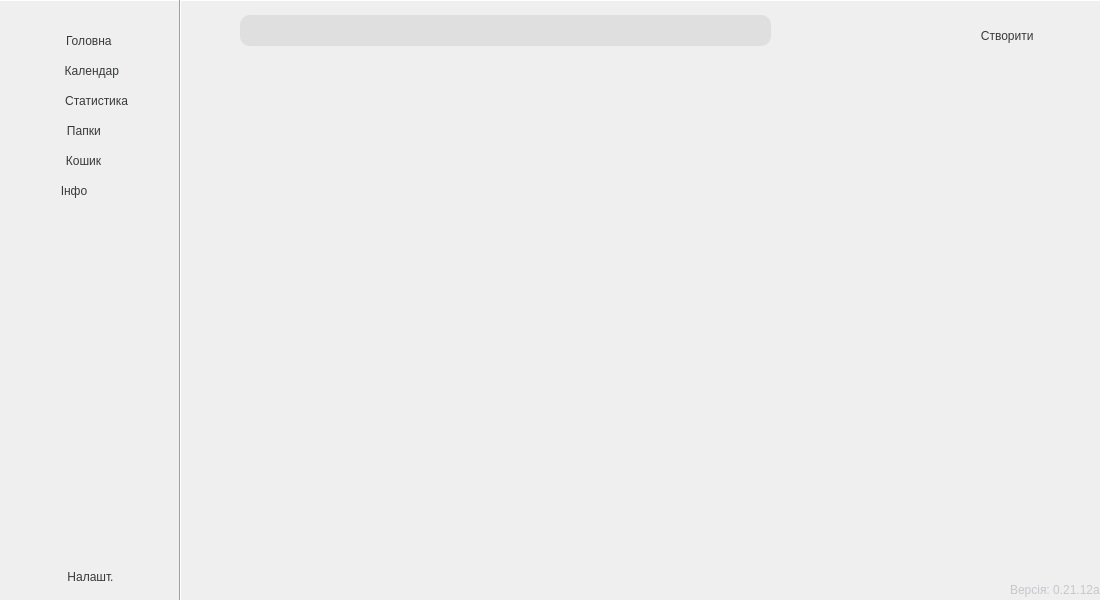
<?xml version="1.0" encoding="UTF-8"?>
<ui version="4.0">
 <class>MainWindow</class>
 <widget class="QMainWindow" name="MainWindow">
  <property name="geometry">
   <rect>
    <x>0</x>
    <y>0</y>
    <width>1100</width>
    <height>600</height>
   </rect>
  </property>
  <property name="windowTitle">
   <string>TaskFlow</string>
  </property>
  <property name="autoFillBackground">
   <bool>false</bool>
  </property>
  <property name="styleSheet">
   <string notr="true"/>
  </property>
  <widget class="QWidget" name="centralwidget">
   <widget class="Line" name="line">
    <property name="geometry">
     <rect>
      <x>-11</x>
      <y>-10</y>
      <width>2051</width>
      <height>21</height>
     </rect>
    </property>
    <property name="orientation">
     <enum>Qt::Horizontal</enum>
    </property>
   </widget>
   <widget class="Line" name="line_2">
    <property name="geometry">
     <rect>
      <x>170</x>
      <y>-20</y>
      <width>20</width>
      <height>1980</height>
     </rect>
    </property>
    <property name="orientation">
     <enum>Qt::Vertical</enum>
    </property>
   </widget>
   <widget class="QPushButton" name="homeButton">
    <property name="geometry">
     <rect>
      <x>0</x>
      <y>20</y>
      <width>171</width>
      <height>41</height>
     </rect>
    </property>
    <property name="toolTip">
     <string>&lt;html&gt;&lt;head/&gt;&lt;body&gt;&lt;p&gt;Головна&lt;/p&gt;&lt;/body&gt;&lt;/html&gt;</string>
    </property>
    <property name="whatsThis">
     <string>&lt;html&gt;&lt;head/&gt;&lt;body&gt;&lt;p&gt;&lt;br/&gt;&lt;/p&gt;&lt;/body&gt;&lt;/html&gt;</string>
    </property>
    <property name="styleSheet">
     <string notr="true">
border: none;
font: 18pt &quot;Britannic Bold&quot;;
color: rgb(56, 57, 58);</string>
    </property>
    <property name="text">
     <string>  Головна</string>
    </property>
    <property name="iconSize">
     <size>
      <width>18</width>
      <height>18</height>
     </size>
    </property>
   </widget>
   <widget class="QPushButton" name="calendarButton">
    <property name="geometry">
     <rect>
      <x>-2</x>
      <y>50</y>
      <width>171</width>
      <height>41</height>
     </rect>
    </property>
    <property name="styleSheet">
     <string notr="true">
border: none;
font: 18pt &quot;Britannic Bold&quot;;
color: rgb(56, 57, 58);</string>
    </property>
    <property name="text">
     <string>     Календар</string>
    </property>
   </widget>
   <widget class="QPushButton" name="foldersButton">
    <property name="geometry">
     <rect>
      <x>-10</x>
      <y>80</y>
      <width>190</width>
      <height>41</height>
     </rect>
    </property>
    <property name="styleSheet">
     <string notr="true">
border: none;
font: 18pt &quot;Britannic Bold&quot;;
color: rgb(56, 57, 58);</string>
    </property>
    <property name="text">
     <string>       Статистика</string>
    </property>
   </widget>
   <widget class="QPushButton" name="basketButton">
    <property name="geometry">
     <rect>
      <x>-2</x>
      <y>140</y>
      <width>171</width>
      <height>41</height>
     </rect>
    </property>
    <property name="styleSheet">
     <string notr="true">
border: none;
font: 18pt &quot;Britannic Bold&quot;;
color: rgb(56, 57, 58);</string>
    </property>
    <property name="text">
     <string>Кошик</string>
    </property>
   </widget>
   <widget class="QPushButton" name="CreatButton">
    <property name="geometry">
     <rect>
      <x>950</x>
      <y>10</y>
      <width>141</width>
      <height>51</height>
     </rect>
    </property>
    <property name="styleSheet">
     <string notr="true">QPushButton {
border: none;
font: 16pt &quot;Britannic Bold&quot;;
color: rgb(56, 57, 58);
}
QPushButton:hover {
	color: rgb(255, 85, 0);
}</string>
    </property>
    <property name="text">
     <string>Створити        </string>
    </property>
   </widget>
   <widget class="QLabel" name="creatImg">
    <property name="geometry">
     <rect>
      <x>1040</x>
      <y>10</y>
      <width>51</width>
      <height>51</height>
     </rect>
    </property>
    <property name="text">
     <string/>
    </property>
   </widget>
   <widget class="QLineEdit" name="searchLine">
    <property name="geometry">
     <rect>
      <x>240</x>
      <y>15</y>
      <width>531</width>
      <height>31</height>
     </rect>
    </property>
    <property name="styleSheet">
     <string notr="true">border-radius: 10px;
background-color: rgb(223, 223, 223);
border: none;
font: 15pt &quot;Britannic Bold&quot;;
color:rgb(113, 114, 116);</string>
    </property>
    <property name="text">
     <string/>
    </property>
   </widget>
   <widget class="QLabel" name="buttonImgH">
    <property name="geometry">
     <rect>
      <x>0</x>
      <y>15</y>
      <width>51</width>
      <height>51</height>
     </rect>
    </property>
    <property name="text">
     <string/>
    </property>
   </widget>
   <widget class="QLabel" name="buttonImgC">
    <property name="geometry">
     <rect>
      <x>0</x>
      <y>45</y>
      <width>51</width>
      <height>51</height>
     </rect>
    </property>
    <property name="text">
     <string/>
    </property>
   </widget>
   <widget class="QLabel" name="buttonImgSt">
    <property name="geometry">
     <rect>
      <x>0</x>
      <y>75</y>
      <width>51</width>
      <height>51</height>
     </rect>
    </property>
    <property name="text">
     <string/>
    </property>
   </widget>
   <widget class="QLabel" name="buttonImgB">
    <property name="geometry">
     <rect>
      <x>0</x>
      <y>135</y>
      <width>51</width>
      <height>51</height>
     </rect>
    </property>
    <property name="text">
     <string/>
    </property>
   </widget>
   <widget class="QLabel" name="ImgSearch">
    <property name="geometry">
     <rect>
      <x>180</x>
      <y>-40</y>
      <width>781</width>
      <height>141</height>
     </rect>
    </property>
    <property name="text">
     <string/>
    </property>
   </widget>
   <widget class="QLabel" name="buttonImgS">
    <property name="geometry">
     <rect>
      <x>2</x>
      <y>550</y>
      <width>51</width>
      <height>51</height>
     </rect>
    </property>
    <property name="text">
     <string/>
    </property>
   </widget>
   <widget class="QPushButton" name="settingsButton">
    <property name="geometry">
     <rect>
      <x>0</x>
      <y>556</y>
      <width>171</width>
      <height>41</height>
     </rect>
    </property>
    <property name="styleSheet">
     <string notr="true">
border: none;
font: 18pt &quot;Britannic Bold&quot;;
color: rgb(56, 57, 58);</string>
    </property>
    <property name="text">
     <string>   Налашт.</string>
    </property>
   </widget>
   <widget class="QLabel" name="buttonImgS_a">
    <property name="geometry">
     <rect>
      <x>2</x>
      <y>550</y>
      <width>51</width>
      <height>51</height>
     </rect>
    </property>
    <property name="text">
     <string/>
    </property>
   </widget>
   <widget class="QLabel" name="buttonImgB_a">
    <property name="geometry">
     <rect>
      <x>0</x>
      <y>135</y>
      <width>51</width>
      <height>51</height>
     </rect>
    </property>
    <property name="text">
     <string/>
    </property>
   </widget>
   <widget class="QLabel" name="buttonImgC_a">
    <property name="geometry">
     <rect>
      <x>0</x>
      <y>45</y>
      <width>51</width>
      <height>51</height>
     </rect>
    </property>
    <property name="text">
     <string/>
    </property>
   </widget>
   <widget class="QLabel" name="buttonImgSt_a">
    <property name="geometry">
     <rect>
      <x>0</x>
      <y>75</y>
      <width>51</width>
      <height>51</height>
     </rect>
    </property>
    <property name="text">
     <string/>
    </property>
   </widget>
   <widget class="QLabel" name="label">
    <property name="geometry">
     <rect>
      <x>1010</x>
      <y>580</y>
      <width>91</width>
      <height>20</height>
     </rect>
    </property>
    <property name="styleSheet">
     <string notr="true">color: rgb(197, 199, 203)</string>
    </property>
    <property name="text">
     <string>Версія: 0.21.12a</string>
    </property>
   </widget>
   <widget class="QPushButton" name="infoButton">
    <property name="geometry">
     <rect>
      <x>-20</x>
      <y>170</y>
      <width>188</width>
      <height>41</height>
     </rect>
    </property>
    <property name="styleSheet">
     <string notr="true">
border: none;
font: 18pt &quot;Britannic Bold&quot;;
color: rgb(56, 57, 58);</string>
    </property>
    <property name="text">
     <string>Інфо</string>
    </property>
   </widget>
   <widget class="QLabel" name="buttonImgI">
    <property name="geometry">
     <rect>
      <x>0</x>
      <y>165</y>
      <width>51</width>
      <height>51</height>
     </rect>
    </property>
    <property name="text">
     <string/>
    </property>
   </widget>
   <widget class="QLabel" name="buttonImgI_a">
    <property name="geometry">
     <rect>
      <x>0</x>
      <y>165</y>
      <width>51</width>
      <height>51</height>
     </rect>
    </property>
    <property name="text">
     <string/>
    </property>
   </widget>
   <widget class="QPushButton" name="foldButton">
    <property name="geometry">
     <rect>
      <x>-10</x>
      <y>110</y>
      <width>191</width>
      <height>41</height>
     </rect>
    </property>
    <property name="styleSheet">
     <string notr="true">
border: none;
font: 18pt &quot;Britannic Bold&quot;;
color: rgb(56, 57, 58);</string>
    </property>
    <property name="text">
     <string>Папки </string>
    </property>
   </widget>
   <widget class="QLabel" name="buttonImgF">
    <property name="geometry">
     <rect>
      <x>0</x>
      <y>105</y>
      <width>51</width>
      <height>51</height>
     </rect>
    </property>
    <property name="text">
     <string/>
    </property>
   </widget>
   <widget class="QLabel" name="buttonImgF_a">
    <property name="geometry">
     <rect>
      <x>0</x>
      <y>105</y>
      <width>51</width>
      <height>51</height>
     </rect>
    </property>
    <property name="text">
     <string/>
    </property>
   </widget>
   <zorder>buttonImgI</zorder>
   <zorder>buttonImgI_a</zorder>
   <zorder>buttonImgC</zorder>
   <zorder>buttonImgB</zorder>
   <zorder>buttonImgSt</zorder>
   <zorder>ImgSearch</zorder>
   <zorder>buttonImgH</zorder>
   <zorder>creatImg</zorder>
   <zorder>line</zorder>
   <zorder>line_2</zorder>
   <zorder>homeButton</zorder>
   <zorder>calendarButton</zorder>
   <zorder>foldersButton</zorder>
   <zorder>basketButton</zorder>
   <zorder>CreatButton</zorder>
   <zorder>searchLine</zorder>
   <zorder>buttonImgS</zorder>
   <zorder>settingsButton</zorder>
   <zorder>buttonImgS_a</zorder>
   <zorder>buttonImgB_a</zorder>
   <zorder>buttonImgC_a</zorder>
   <zorder>buttonImgSt_a</zorder>
   <zorder>label</zorder>
   <zorder>infoButton</zorder>
   <zorder>buttonImgF</zorder>
   <zorder>buttonImgF_a</zorder>
   <zorder>foldButton</zorder>
  </widget>
 </widget>
 <resources/>
 <connections/>
</ui>
